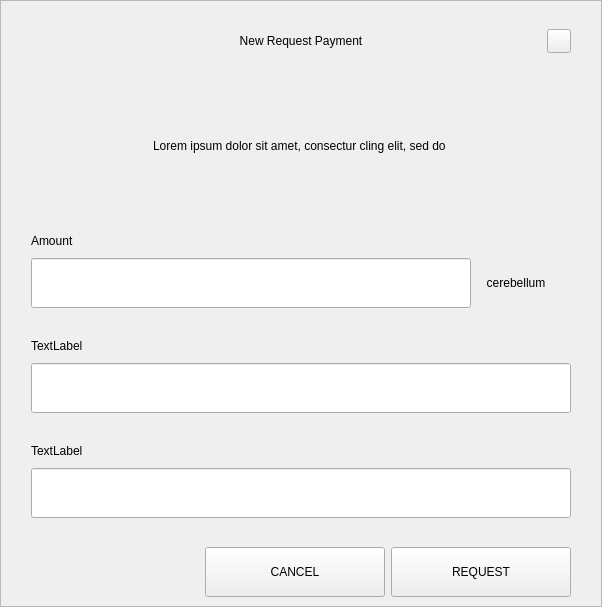
<?xml version="1.0" encoding="UTF-8"?>
<ui version="4.0">
 <class>RequestDialog</class>
 <widget class="QDialog" name="RequestDialog">
  <property name="geometry">
   <rect>
    <x>0</x>
    <y>0</y>
    <width>602</width>
    <height>607</height>
   </rect>
  </property>
  <property name="windowTitle">
   <string>Dialog</string>
  </property>
  <layout class="QVBoxLayout" name="verticalLayout_5">
   <property name="spacing">
    <number>0</number>
   </property>
   <property name="leftMargin">
    <number>0</number>
   </property>
   <property name="topMargin">
    <number>0</number>
   </property>
   <property name="rightMargin">
    <number>0</number>
   </property>
   <property name="bottomMargin">
    <number>0</number>
   </property>
   <item>
    <widget class="QFrame" name="frame">
     <property name="styleSheet">
      <string notr="true"/>
     </property>
     <property name="frameShape">
      <enum>QFrame::StyledPanel</enum>
     </property>
     <property name="frameShadow">
      <enum>QFrame::Raised</enum>
     </property>
     <layout class="QVBoxLayout" name="verticalLayout_4" stretch="1,0,0">
      <property name="spacing">
       <number>0</number>
      </property>
      <property name="leftMargin">
       <number>30</number>
      </property>
      <property name="topMargin">
       <number>20</number>
      </property>
      <property name="rightMargin">
       <number>30</number>
      </property>
      <property name="bottomMargin">
       <number>0</number>
      </property>
      <item>
       <layout class="QHBoxLayout" name="horizontalLayout_3">
        <property name="spacing">
         <number>0</number>
        </property>
        <item>
         <spacer name="horizontalSpacer_21">
          <property name="orientation">
           <enum>Qt::Horizontal</enum>
          </property>
          <property name="sizeHint" stdset="0">
           <size>
            <width>40</width>
            <height>20</height>
           </size>
          </property>
         </spacer>
        </item>
        <item>
         <widget class="QLabel" name="labelTitle">
          <property name="minimumSize">
           <size>
            <width>0</width>
            <height>40</height>
           </size>
          </property>
          <property name="maximumSize">
           <size>
            <width>16777215</width>
            <height>40</height>
           </size>
          </property>
          <property name="styleSheet">
           <string notr="true">padding-left:24px;</string>
          </property>
          <property name="text">
           <string>New Request Payment</string>
          </property>
          <property name="alignment">
           <set>Qt::AlignCenter</set>
          </property>
          <property name="margin">
           <number>7</number>
          </property>
         </widget>
        </item>
        <item>
         <spacer name="horizontalSpacer">
          <property name="orientation">
           <enum>Qt::Horizontal</enum>
          </property>
          <property name="sizeHint" stdset="0">
           <size>
            <width>40</width>
            <height>20</height>
           </size>
          </property>
         </spacer>
        </item>
        <item>
         <widget class="QPushButton" name="btnEsc">
          <property name="minimumSize">
           <size>
            <width>24</width>
            <height>24</height>
           </size>
          </property>
          <property name="maximumSize">
           <size>
            <width>24</width>
            <height>24</height>
           </size>
          </property>
          <property name="focusPolicy">
           <enum>Qt::NoFocus</enum>
          </property>
          <property name="text">
           <string/>
          </property>
         </widget>
        </item>
       </layout>
      </item>
      <item>
       <widget class="QStackedWidget" name="stack">
        <property name="minimumSize">
         <size>
          <width>540</width>
          <height>0</height>
         </size>
        </property>
        <property name="maximumSize">
         <size>
          <width>540</width>
          <height>16777215</height>
         </size>
        </property>
        <property name="currentIndex">
         <number>0</number>
        </property>
        <widget class="QWidget" name="page_1">
         <property name="minimumSize">
          <size>
           <width>540</width>
           <height>0</height>
          </size>
         </property>
         <property name="maximumSize">
          <size>
           <width>540</width>
           <height>16777215</height>
          </size>
         </property>
         <layout class="QVBoxLayout" name="layout1">
          <property name="spacing">
           <number>0</number>
          </property>
          <property name="leftMargin">
           <number>0</number>
          </property>
          <property name="topMargin">
           <number>0</number>
          </property>
          <property name="rightMargin">
           <number>0</number>
          </property>
          <property name="bottomMargin">
           <number>0</number>
          </property>
          <item>
           <spacer name="verticalSpacer_21">
            <property name="orientation">
             <enum>Qt::Vertical</enum>
            </property>
            <property name="sizeType">
             <enum>QSizePolicy::Fixed</enum>
            </property>
            <property name="sizeHint" stdset="0">
             <size>
              <width>20</width>
              <height>30</height>
             </size>
            </property>
           </spacer>
          </item>
          <item alignment="Qt::AlignHCenter">
           <widget class="QLabel" name="labelMessage">
            <property name="minimumSize">
             <size>
              <width>400</width>
              <height>50</height>
             </size>
            </property>
            <property name="text">
             <string>Lorem ipsum dolor sit amet, consectur cling elit, sed do </string>
            </property>
            <property name="alignment">
             <set>Qt::AlignCenter</set>
            </property>
            <property name="wordWrap">
             <bool>true</bool>
            </property>
           </widget>
          </item>
          <item alignment="Qt::AlignBottom">
           <widget class="QWidget" name="containerAmount" native="true">
            <layout class="QVBoxLayout" name="verticalLayout">
             <property name="spacing">
              <number>9</number>
             </property>
             <property name="leftMargin">
              <number>0</number>
             </property>
             <property name="topMargin">
              <number>0</number>
             </property>
             <property name="rightMargin">
              <number>0</number>
             </property>
             <property name="bottomMargin">
              <number>0</number>
             </property>
             <item>
              <widget class="QLabel" name="labelSubtitleAmount">
               <property name="minimumSize">
                <size>
                 <width>350</width>
                 <height>16</height>
                </size>
               </property>
               <property name="maximumSize">
                <size>
                 <width>16777215</width>
                 <height>16</height>
                </size>
               </property>
               <property name="text">
                <string>Amount</string>
               </property>
              </widget>
             </item>
             <item alignment="Qt::AlignTop">
              <widget class="QWidget" name="layoutAmount" native="true">
               <layout class="QHBoxLayout" name="horizontalLayout" stretch="2,0">
                <property name="spacing">
                 <number>0</number>
                </property>
                <property name="leftMargin">
                 <number>0</number>
                </property>
                <property name="topMargin">
                 <number>0</number>
                </property>
                <property name="rightMargin">
                 <number>0</number>
                </property>
                <property name="bottomMargin">
                 <number>0</number>
                </property>
                <item>
                 <widget class="QLineEdit" name="lineEditAmount">
                  <property name="minimumSize">
                   <size>
                    <width>0</width>
                    <height>50</height>
                   </size>
                  </property>
                  <property name="maximumSize">
                   <size>
                    <width>16777215</width>
                    <height>50</height>
                   </size>
                  </property>
                 </widget>
                </item>
                <item>
                 <widget class="QWidget" name="comboContainer" native="true">
                  <property name="minimumSize">
                   <size>
                    <width>100</width>
                    <height>50</height>
                   </size>
                  </property>
                  <property name="maximumSize">
                   <size>
                    <width>16777215</width>
                    <height>50</height>
                   </size>
                  </property>
                  <layout class="QHBoxLayout" name="horizontalLayout_31">
                   <property name="spacing">
                    <number>0</number>
                   </property>
                   <property name="leftMargin">
                    <number>0</number>
                   </property>
                   <property name="topMargin">
                    <number>0</number>
                   </property>
                   <property name="rightMargin">
                    <number>10</number>
                   </property>
                   <property name="bottomMargin">
                    <number>0</number>
                   </property>
                   <item>
                    <widget class="QLabel" name="comboBoxCoin">
                     <property name="text">
                      <string>cerebellum</string>
                     </property>
                     <property name="alignment">
                      <set>Qt::AlignCenter</set>
                     </property>
                    </widget>
                   </item>
                  </layout>
                 </widget>
                </item>
               </layout>
              </widget>
             </item>
            </layout>
           </widget>
          </item>
          <item>
           <spacer name="verticalSpacer_31">
            <property name="orientation">
             <enum>Qt::Vertical</enum>
            </property>
            <property name="sizeType">
             <enum>QSizePolicy::Fixed</enum>
            </property>
            <property name="sizeHint" stdset="0">
             <size>
              <width>20</width>
              <height>30</height>
             </size>
            </property>
           </spacer>
          </item>
          <item>
           <layout class="QVBoxLayout" name="verticalLayoutLabel">
            <property name="spacing">
             <number>9</number>
            </property>
            <item>
             <widget class="QLabel" name="labelSubtitleLabel">
              <property name="minimumSize">
               <size>
                <width>0</width>
                <height>16</height>
               </size>
              </property>
              <property name="maximumSize">
               <size>
                <width>16777215</width>
                <height>16</height>
               </size>
              </property>
              <property name="text">
               <string>TextLabel</string>
              </property>
             </widget>
            </item>
            <item>
             <widget class="QLineEdit" name="lineEditLabel">
              <property name="minimumSize">
               <size>
                <width>0</width>
                <height>50</height>
               </size>
              </property>
              <property name="maximumSize">
               <size>
                <width>16777215</width>
                <height>50</height>
               </size>
              </property>
             </widget>
            </item>
           </layout>
          </item>
          <item>
           <spacer name="verticalSpacer_34">
            <property name="orientation">
             <enum>Qt::Vertical</enum>
            </property>
            <property name="sizeType">
             <enum>QSizePolicy::Fixed</enum>
            </property>
            <property name="sizeHint" stdset="0">
             <size>
              <width>20</width>
              <height>30</height>
             </size>
            </property>
           </spacer>
          </item>
          <item>
           <layout class="QVBoxLayout" name="verticalLayoutDescription">
            <property name="spacing">
             <number>9</number>
            </property>
            <item>
             <widget class="QLabel" name="labelSubtitleDescription">
              <property name="minimumSize">
               <size>
                <width>0</width>
                <height>16</height>
               </size>
              </property>
              <property name="maximumSize">
               <size>
                <width>16777215</width>
                <height>16</height>
               </size>
              </property>
              <property name="text">
               <string>TextLabel</string>
              </property>
             </widget>
            </item>
            <item>
             <widget class="QLineEdit" name="lineEditDescription">
              <property name="minimumSize">
               <size>
                <width>0</width>
                <height>50</height>
               </size>
              </property>
              <property name="maximumSize">
               <size>
                <width>16777215</width>
                <height>50</height>
               </size>
              </property>
             </widget>
            </item>
            <item>
             <spacer name="verticalSpacer_4">
              <property name="orientation">
               <enum>Qt::Vertical</enum>
              </property>
              <property name="sizeType">
               <enum>QSizePolicy::Fixed</enum>
              </property>
              <property name="sizeHint" stdset="0">
               <size>
                <width>20</width>
                <height>20</height>
               </size>
              </property>
             </spacer>
            </item>
           </layout>
          </item>
         </layout>
        </widget>
        <widget class="QWidget" name="page_2">
         <layout class="QVBoxLayout" name="layout2">
          <item>
           <spacer name="verticalSpacer_5">
            <property name="orientation">
             <enum>Qt::Vertical</enum>
            </property>
            <property name="sizeType">
             <enum>QSizePolicy::Fixed</enum>
            </property>
            <property name="sizeHint" stdset="0">
             <size>
              <width>20</width>
              <height>50</height>
             </size>
            </property>
           </spacer>
          </item>
          <item alignment="Qt::AlignHCenter">
           <widget class="QLabel" name="labelQrImg">
            <property name="minimumSize">
             <size>
              <width>260</width>
              <height>260</height>
             </size>
            </property>
            <property name="maximumSize">
             <size>
              <width>260</width>
              <height>260</height>
             </size>
            </property>
            <property name="text">
             <string/>
            </property>
            <property name="alignment">
             <set>Qt::AlignCenter</set>
            </property>
           </widget>
          </item>
          <item>
           <spacer name="verticalSpacer_2">
            <property name="orientation">
             <enum>Qt::Vertical</enum>
            </property>
            <property name="sizeType">
             <enum>QSizePolicy::Fixed</enum>
            </property>
            <property name="sizeHint" stdset="0">
             <size>
              <width>20</width>
              <height>30</height>
             </size>
            </property>
           </spacer>
          </item>
          <item alignment="Qt::AlignHCenter">
           <widget class="QLabel" name="labelAddress">
            <property name="text">
             <string>D7VFR83SQbiezrW72hjcWJtcfip5krte2Z </string>
            </property>
           </widget>
          </item>
          <item>
           <spacer name="verticalSpacer_32">
            <property name="orientation">
             <enum>Qt::Vertical</enum>
            </property>
            <property name="sizeType">
             <enum>QSizePolicy::Expanding</enum>
            </property>
            <property name="sizeHint" stdset="0">
             <size>
              <width>20</width>
              <height>20</height>
             </size>
            </property>
           </spacer>
          </item>
          <item>
           <layout class="QHBoxLayout" name="horizontal">
            <property name="leftMargin">
             <number>20</number>
            </property>
            <property name="rightMargin">
             <number>20</number>
            </property>
            <property name="bottomMargin">
             <number>20</number>
            </property>
            <item>
             <spacer name="horizontalSpacer_4">
              <property name="orientation">
               <enum>Qt::Horizontal</enum>
              </property>
              <property name="sizeHint" stdset="0">
               <size>
                <width>40</width>
                <height>20</height>
               </size>
              </property>
             </spacer>
            </item>
            <item>
             <widget class="QPushButton" name="btnCopyAddress">
              <property name="minimumSize">
               <size>
                <width>180</width>
                <height>50</height>
               </size>
              </property>
              <property name="text">
               <string>COPY ADDRESS</string>
              </property>
             </widget>
            </item>
            <item>
             <widget class="QPushButton" name="btnCopyUrl">
              <property name="minimumSize">
               <size>
                <width>180</width>
                <height>50</height>
               </size>
              </property>
              <property name="text">
               <string>COPY URL</string>
              </property>
             </widget>
            </item>
            <item>
             <spacer name="horizontalSpacer_2">
              <property name="orientation">
               <enum>Qt::Horizontal</enum>
              </property>
              <property name="sizeHint" stdset="0">
               <size>
                <width>40</width>
                <height>20</height>
               </size>
              </property>
             </spacer>
            </item>
           </layout>
          </item>
         </layout>
        </widget>
       </widget>
      </item>
      <item>
       <widget class="QWidget" name="buttonsStack" native="true">
        <layout class="QHBoxLayout" name="horizontalLayout_5">
         <property name="leftMargin">
          <number>20</number>
         </property>
         <property name="rightMargin">
          <number>0</number>
         </property>
         <item>
          <spacer name="horizontalSpacer_41">
           <property name="orientation">
            <enum>Qt::Horizontal</enum>
           </property>
           <property name="sizeHint" stdset="0">
            <size>
             <width>40</width>
             <height>20</height>
            </size>
           </property>
          </spacer>
         </item>
         <item>
          <widget class="QPushButton" name="btnCancel">
           <property name="minimumSize">
            <size>
             <width>180</width>
             <height>50</height>
            </size>
           </property>
           <property name="focusPolicy">
            <enum>Qt::NoFocus</enum>
           </property>
           <property name="text">
            <string>CANCEL</string>
           </property>
          </widget>
         </item>
         <item>
          <widget class="QPushButton" name="btnSave">
           <property name="minimumSize">
            <size>
             <width>180</width>
             <height>50</height>
            </size>
           </property>
           <property name="focusPolicy">
            <enum>Qt::NoFocus</enum>
           </property>
           <property name="text">
            <string>REQUEST</string>
           </property>
          </widget>
         </item>
        </layout>
       </widget>
      </item>
     </layout>
    </widget>
   </item>
  </layout>
 </widget>
 <resources/>
 <connections/>
</ui>
